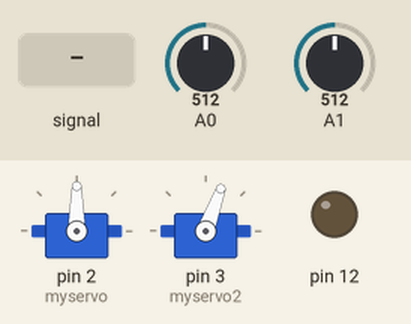
Simulated run of this sketch. Board: Arduino Uno, built with avr-gcc and run on an emulated ATmega328P. On the bench: 2 × servo, output pins drawn as LEDs (lit = HIGH). Inputs (shaded band) come from the test bench; at power-on: A1 = 512, A0 = 512.

Above: at 1.2 s.
1.3 s: A0 fed a 50 Hz sine of ±306 counts around its level
At 2.3 s:
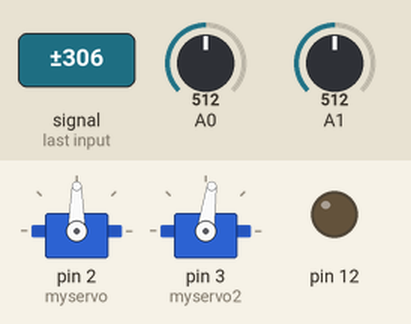
4.3 s: A1 set to 587
7.3 s: A1 set to 607
At 8.94 s:
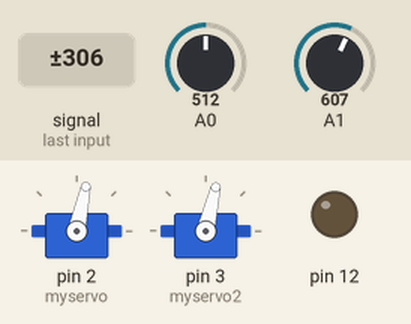
10.3 s: A0 set to 409
At 12.4 s:
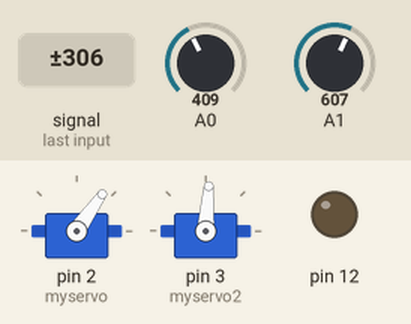
13.3 s: A0 set to 385
At 15.28 s:
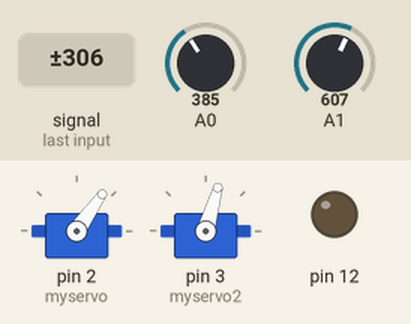
16.3 s: A1 set to 407
19.3 s: A1 set to 389
At 19.54 s:
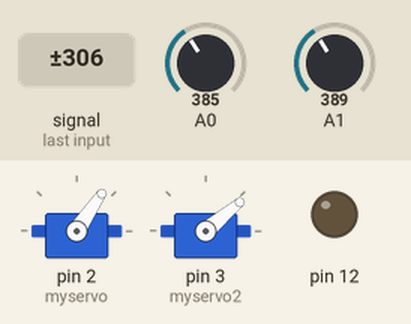
Timing chart, 0 to 24.9 s (numbered marks = the images above; inputs shaded):
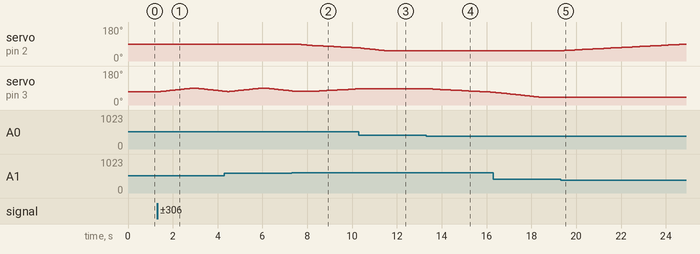

The sketch:

Servo2DOF.ino
```cpp
/*
  */

// the setup function runs once when you press reset or power the board
int t = 0;
float v0;
float v1;
float v2;
float voltage;
int _delay = 80;
#include <Servo.h>

int width = 640;
int height  = 480;

int minAngleX = 55;
int maxAngleX = 120;

int minAngleY = 40;
int maxAngleY = 90;
Servo myservo;  // create servo object to control a servo
Servo myservo2;  // create servo object to control a servo

float x;
// the loop function runs over and over again forever
int current_angle = 90;
int current_angle2 = 70;
bool led = LOW;

int xD = 0;

void setup()
{
    Serial.setTimeout(1);
    myservo.attach(2);  // attaches the servo on pin 9 to the servo object
    myservo2.attach(3);
    myservo.write(current_angle);
    myservo2.write(current_angle2);
    Serial.begin(115200);
    pinMode(12,OUTPUT);
    digitalWrite(12, led);
}
void loop() {

  //int oldAngleX =  myservo.write(current_angle);
  voltage =analogRead(A1);
  //cos =  cos + 0.1;
  if(voltage > 600){ current_angle--; delay(_delay);}
  else if(400 > voltage){current_angle++; delay(_delay);}
  current_angle = constrain(current_angle, minAngleX, maxAngleX);
  //
  //
  int voltage2 =analogRead(A0);
  if(voltage2 > 600) {current_angle2++; delay(_delay);}
  else if(400 > voltage2) {current_angle2--; delay(_delay);}
  current_angle2 = constrain(current_angle2, minAngleY, maxAngleY);

  xD++;

  xD = xD % width;
  //mapCoordinatesToAngles(xD, height/2, 1);
  //delay(10);
  myservo.write(current_angle);
  myservo2.write(current_angle2);

  //delay(50);


  // send data only when you receive data:
  if (Serial.available() > 0) {

      //el mensaje va a tener el formato "+{codigo};{angulo}-" "{1;30;}"

      String command =  Serial.readStringUntil(';');
      if(command.begin()[0] != '{') return;
      int x = command.substring(1).toInt();
      command =  Serial.readStringUntil(';');
      int y = command.toInt();
      command =  Serial.readStringUntil('}');
      int z = command.toInt();
      if(z != 1) return;
      //Serial.println(String(x) + " : " + String(y) + " : " + String(z));
      mapCoordinatesToAngles(x,y,z);
  }
}

void mapCoordinatesToAngles(int x, int y, int z)
{
  int newAngle = map(x, 0, width, maxAngleX, minAngleX) ;
  int newAngle2 = map(y, 0, height, maxAngleY, minAngleY);

  current_angle =  newAngle*0.8 + current_angle *0.2;
  //Serial.println(current_angle);
  current_angle2 = newAngle2*0.8 + current_angle2 *0.2;
  //Serial.println(current_angle2);
}
```

Measured:
- the behaviour switches between 600 and 601 on A1 (found by bisection; images 1 and 2)
- the behaviour switches between 400 and 399 on A0 (found by bisection; images 3 and 4)
- the behaviour switches between 400 and 399 on A1 (found by bisection; images 4 and 5)
- after the input at 1.3 s, servo on pin 3 (myservo2): rises from 70° to 90° in 1.5 s, then falls to 73° in 1.4 s
- after the input at 7.3 s, servo on pin 2 (myservo): moves from 90° to 70° over 2.6 s, starting after 0.20 s
- after the input at 10.3 s, servo on pin 3 (myservo2): goes on until 10.3 s, then stays 86°
- after the input at 13.3 s, servo on pin 3 (myservo2): moves from 86° to 68° over 2.7 s, starting after 0.14 s
- after the input at 19.3 s, servo on pin 2 (myservo): moves from 55° to 89° over 5.3 s, starting after 0.16 s
